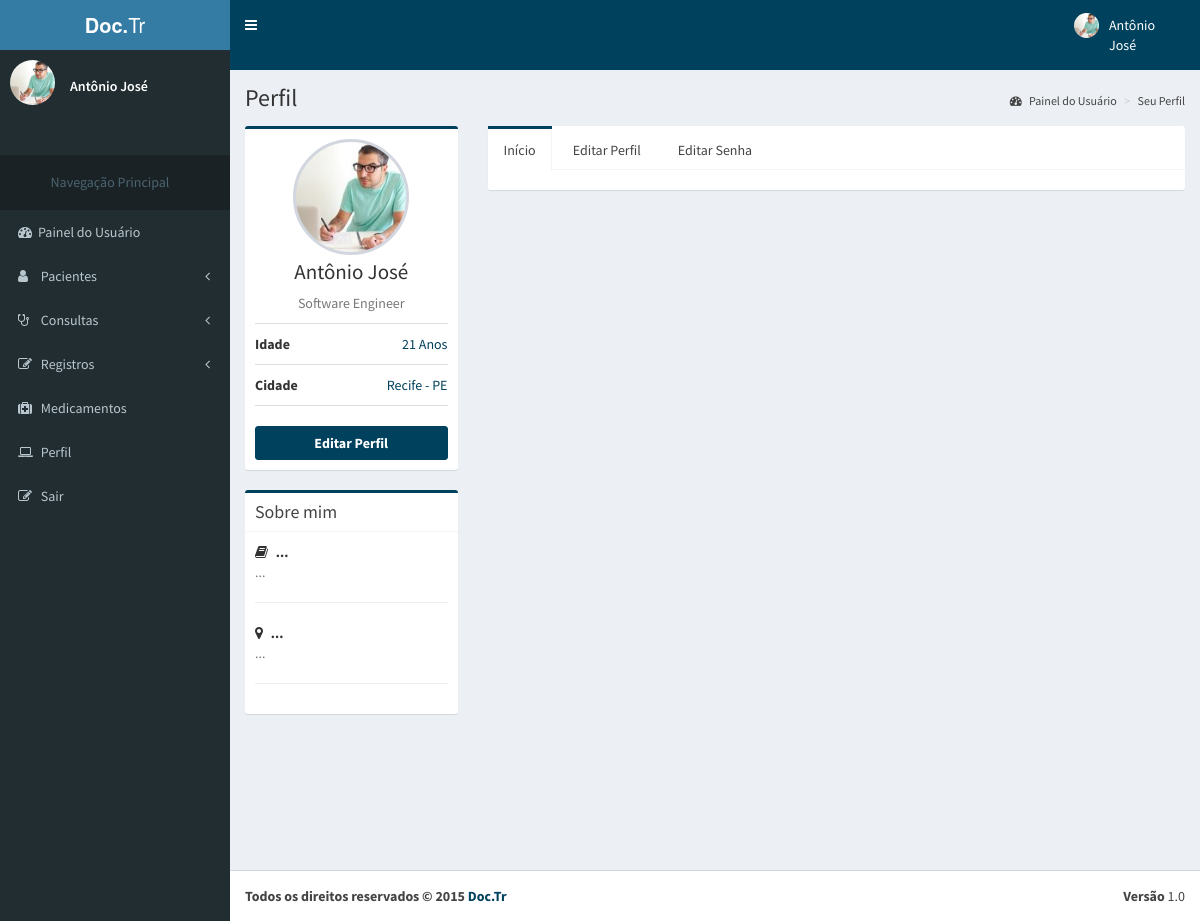
Page /conta/seu_perfil (signed in) on the committed database.
### accounts/models.py (models this page shows, shortened)
class UserU(AbstractBaseUser, PermissionsMixin):
    name = models.CharField('name', max_length=100, blank=True,null=True)
    image = models.ImageField(upload_to= 'accounts/images', verbose_name='Imagem',null = True, blank = True)
    email = models.EmailField('E-mail', unique=True)
    phone = models.CharField('Telefone', max_length=100, blank=True,null=True)
    username = models.CharField('name de Usuário', unique=True, max_length=100)
    birth_data = models.CharField('Data de Nascimento', max_length=100,blank=True, null=True)
    sex = models.CharField('Sexo',max_length=1, choices=(('M', 'Masculino'), ('F', 'Feminino')), default='Masculino', blank=True)
    is_active = models.BooleanField('Está ativo?', blank=True, default=True)
    is_staff = models.BooleanField('É da equipe?', blank=True, default=False)
    date_joined = models.DateTimeField('Data de Entrada', auto_now_add=True)
    objects = UserManager()
    USERNAME_FIELD = 'username'
    REQUIRED_FIELDS = ['email','name']
    class Meta:
        verbose_name = 'Usuário'
        verbose_name_plural = 'Usuários'

### accounts/views.py (the view)
@login_required(redirect_field_name='login_obrigatorio')
def profile(request):
	template_name = ''
	context = {}
	try:
		doctor = Doctor.objects.get(id = request.user.id)
		template_name = 'doctor/profile.html'
	except Exception as e:
		template_name = 'patient/profile.html'
	return render(request, template_name, context)

### accounts/templates/doctor/profile.html (shortened to what this page needs)
{% extends 'doctor/dashboard_doctor.html' %}
{% load static %}
{% load widget_tweaks %}
      {% block content %}
      <div class="content-wrapper">
        {% block content_header %}
          <section class="content-header">
            <h1>
              Perfil
            </h1>
            <ol class="breadcrumb">
              <li><a href="{% url 'accounts:dashboard' %}"><i class="fa fa-dashboard"></i> Painel do Usuário</a></li>
              <li class="active"><a href="#">Seu Perfil</a></li>
            </ol>
          </section>
        {% endblock %}
        {% block content_left_profile %}
       <section class="content">
          <div class="row">
            <div class="col-md-3">
              <div class="box box-primary">
                <div class="box-body box-profile">
                  {% if user.image %}
                      <div alt="{{ user.name }}"><div class="profile-user-img img-responsive img-circle" style="background-image:url('{{ user.image.url }}'); background-size:cover; background-position:center; background-repeat:no-repeat" id="foto"></div></div>
                  {% else %}
                      <div alt="{{ user.name }}"><div class="profile-user-img img-responsive img-circle" style="background-image:url('{% static 'imagens/perfil.jpg' %}'); background-size:cover; background-position:center; background-repeat:no-repeat"id="foto"></div></div>
                  {% endif %}
                  <h3 class="profile-username text-center">{{user.name}}</h3>
                  <p class="text-muted text-center">Software Engineer</p>
                  <ul class="list-group list-group-unbordered">
                    <li class="list-group-item">
                      <b>Idade</b> <a class="pull-right">21 Anos</a>
                    </li>
                    <li class="list-group-item">
                      <b>Cidade</b><a class="pull-right">Recife - PE</a>
                    </li>
                  </ul>
                  <a href="{% url 'accounts:edit_profile' %}" class="btn btn-primary btn-block"><b>Editar Perfil</b></a>
                </div>
              </div>
              <div class="box box-primary">
                <div class="box-header with-border">
                  <h3 class="box-title">Sobre mim</h3>
                </div>
                <div class="box-body">
                  <strong><i class="fa fa-book margin-r-5"></i> ...</strong>
                  <p class="text-muted">
                   ...
                  </p>
                  <hr>
                  <strong><i class="fa fa-map-marker margin-r-5"></i> ...</strong>
                  <p class="text-muted">...</p>
                  <hr>
                </div>
              </div>
            </div>
        {% endblock %}
        {% block content_right_profile %}
            <div class="col-md-9">
              <div class="nav-tabs-custom">
                <ul class="nav nav-tabs">
                  <li class="active"><a href="{% url 'accounts:profile' %}">Início</a></li>
                  <li><a href="{% url 'accounts:edit_profile' %}">Editar Perfil</a></li>
                  <li><a href="{% url 'accounts:edit_password' %}">Editar Senha</a></li>
                </ul>
                <div class="tab-content">
                </div>
              </div>
            </div>
          {% endblock %}
          </div>
        </section>
      </div>
      {% endblock %}

### accounts/templates/doctor/dashboard_doctor.html (shortened to what this page needs)
{% load static %}
<html>
  <head>
    <link rel="stylesheet" href="{% static 'bootstrap/css/bootstrap.min.css' %}">
    <link rel="stylesheet" href="http://maxcdn.bootstrapcdn.com/font-awesome/4.4.0/css/font-awesome.min.css">
    <link rel="stylesheet" href="http://code.ionicframework.com/ionicons/2.0.1/css/ionicons.min.css">
    <link rel="stylesheet" href="{% static 'dist/css/AdminLTE.min.css' %}">
    <link rel="stylesheet" href="{% static 'dist/css/skins/_all-skins.min.css' %}">
    <link rel="stylesheet" href="{% static 'plugins/iCheck/flat/blue.css' %}">
    <link rel="stylesheet" href="{% static 'plugins/morris/morris.css' %}">
    <link rel="stylesheet" href="{% static 'plugins/jvectormap/jquery-jvectormap-1.2.2.css' %}">
    <link rel="stylesheet" href="{% static 'plugins/datepicker/datepicker3.css' %}">
    <link rel="stylesheet" href="{% static 'plugins/daterangepicker/daterangepicker-bs3.css' %}">
    <link rel="stylesheet" href="{% static 'plugins/bootstrap-wysihtml5/bootstrap3-wysihtml5.min.css' %}">
  </head>
  <body class="hold-transition skin-blue sidebar-mini">
    <div class="wrapper">
    {% block header %}
      <header class="main-header">
        <a href="{% url 'accounts:dashboard' %}" class="logo">
          <span class="logo-lg"><b>Doc.</b>Tr</span>
        </a>
        <nav class="navbar navbar-static-top" role="navigation">
          <a href="#" class="sidebar-toggle" data-toggle="offcanvas" role="button">
          </a>
          <div class="navbar-custom-menu">
            <ul class="nav navbar-nav">
              <li class="dropdown user user-menu">
                <a href="#" class="dropdown-toggle" data-toggle="dropdown">
                  <img src="{% static 'dist/img/user6-128x128.jpg' %}" class="user-image" alt="User Image" id="foto">
                  <span class="hidden-xs">{{user.name}}</span>
                </a>
            </ul>
          </div>
        </nav>
      </header>
      {% endblock %}
      {% block menu %}
      <aside class="main-sidebar">
        <section class="sidebar">
          <div class="user-panel">
            <div class="pull-left image">
              <img src="{% static 'dist/img/user6-128x128.jpg' %}" class="img-circle" alt="User Image">
            </div>
            <div class="pull-left info">
              <br>
              <p>{{user.name}}</p>
            </div>
          </div>
          <br>
          <br>
          <ul class="sidebar-menu">
            <li class="header"><center><h5>Navegação Principal</h5></center></li>
            <li class="active treeview">
              <a href="{% url 'accounts:dashboard' %}">
                <i class="fa fa-dashboard"></i><span>Painel do Usuário</span>
              </a>
            </li>
            <li class="treeview">
              <a href="#">
                <i class="fa fa-user"></i>
                <span>Pacientes</span>
                <i class="fa fa-angle-left pull-right"></i>
              </a>
            </li>
            <li>
              <a href="pages/widgets.html">
                <i class="fa fa-stethoscope"></i> <span>Consultas</span>
                <i class="fa fa-angle-left pull-right"></i>
              </a>
            </li>
            <li class="treeview">
              <a href="#">
                <i class="fa fa-pencil-square-o"></i>
                <span>Registros</span>
                <i class="fa fa-angle-left pull-right"></i>
              </a>
            </li>
            <li class="treeview">
              <a href="{% url 'accounts:medication' %}">
                <i class="fa fa-medkit"></i>
                <span>Medicamentos</span>
              </a>
            </li>
            <li class="treeview">
              <a href="{% url 'accounts:profile' %}">
                <i class="fa fa-laptop"></i>
                <span>Perfil</span>
              </a>
            </li>
            <li class="treeview">
              <a href="{% url 'core:logout' %}">
                <i class="fa fa-edit"></i> <span>Sair</span>
              </a>
            </li>
          </ul>
        </section>
      </aside>
      {% endblock %}
      {% block content %}{% endblock %}
      {% block footer %}
      <footer class="main-footer">
        <div class="pull-right hidden-xs">
          <b>Versão</b> 1.0
        </div>
        <strong>Todos os direitos reservados &copy; 2015 <a href="{% url 'core:home' %}">Doc.Tr</a>
      </footer>
      {% endblock %}
    </div>
  </body>
</html>

### accounts/templates/doctor/dashboard_doctor.html (style rules this page uses)
.navbar-nav { margin-right: 20%; }

### rows in the picture
UserU: name "Antônio José", image (picture)
